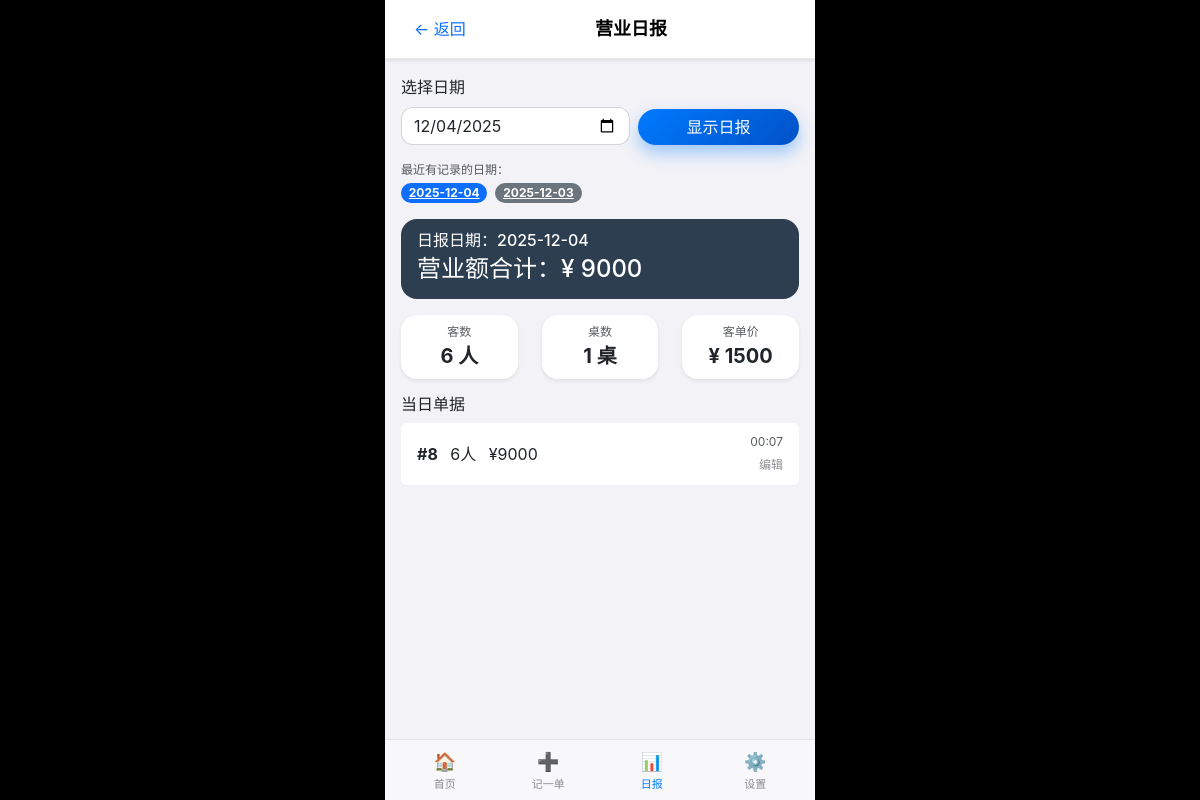
The page /report on the database as committed earlier.
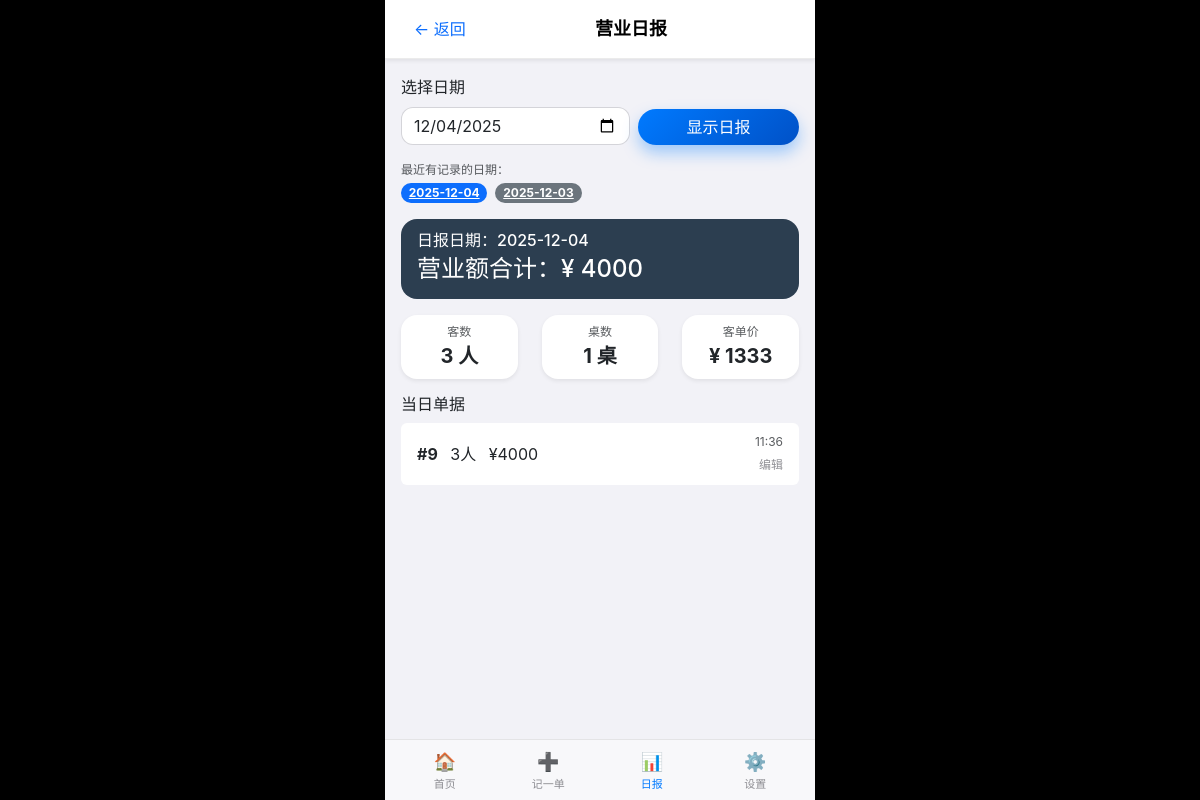
The same page on the database as committed later.
### tables this page shows
CREATE TABLE slips (
            id INTEGER PRIMARY KEY AUTOINCREMENT,
            slip_date TEXT NOT NULL,
            table_name TEXT,
            people INTEGER NOT NULL,
            amount INTEGER NOT NULL,
            created_at TEXT NOT NULL
        , payment_method TEXT NOT NULL DEFAULT 'cash');

### views/main_views.py (the view)
@main_bp.route("/report")
def report():
    query_date = request.args.get("date")
    if query_date:
        slip_date = query_date
    else:
        slip_date = date.today().strftime("%Y-%m-%d")
    slips = get_slips_by_date(slip_date)
    summary = calculate_summary(slips)
    for slip in slips:
        created_at: str = slip["created_at"]
        slip["time"] = created_at[11:16]
    recent_dates = get_recent_dates()
    return render_template(
        "report.html",
        slip_date=slip_date,
        slips=slips,
        summary=summary,
        recent_dates=recent_dates,
        active_tab="report",
    )

### database/db.py (called while the page is built)
def get_connection() -> sqlite3.Connection:
    conn = sqlite3.connect(DB_PATH)
    conn.row_factory = sqlite3.Row
    return conn

def get_slips_by_date(slip_date: str) -> List[Dict[str, Any]]:
    conn = get_connection()
    cur = conn.cursor()
    cur.execute(
        """
        SELECT id,
               slip_date,
               table_name,
               people,
               amount,
               created_at,
               payment_method
        FROM slips
        WHERE slip_date = ?
        ORDER BY id ASC
        """,
        (slip_date,),
    )
    rows = cur.fetchall()
    conn.close()
    return [dict(row) for row in rows]

def get_recent_dates(limit: int = 7) -> List[str]:
    conn = get_connection()
    cur = conn.cursor()
    cur.execute(
        """
        SELECT DISTINCT slip_date
        FROM slips
        ORDER BY slip_date DESC
        LIMIT ?
        """,
        (limit,),
    )
    rows = cur.fetchall()
    conn.close()
    return [row["slip_date"] for row in rows]

### views/main_views.py (called while the page is built)
def calculate_summary(slips: List[Dict]) -> Dict[str, int]:
    total_sales = sum(slip["amount"] for slip in slips)
    total_customers = sum(slip["people"] for slip in slips)
    total_tables = len(slips)
    avg_per_customer = (
        int(total_sales / total_customers) if total_customers > 0 else 0
    )
    summary = {
        "total_sales": total_sales,
        "total_customers": total_customers,
        "total_tables": total_tables,
        "avg_per_customer": avg_per_customer,
    }
    return summary

### templates/report.html (shortened to what this page needs)
{% extends "base.html" %}
{% block content %}
<nav class="navbar navbar-light bg-white shadow-sm px-3">
    <a href="{{ url_for('main.index') }}" class="btn btn-link text-decoration-none">&larr; 返回</a>
    <span class="navbar-brand mb-0 h5">营业日报</span>
</nav>
<div class="container mt-3 mb-5">
    <form class="row g-2 align-items-end mb-3" method="get" action="{{ url_for('main.report') }}">
        <div class="col-7">
            <label for="date" class="form-label">选择日期</label>
            <input
                type="date"
                id="date"
                name="date"
                class="form-control"
                value="{{ slip_date }}"
            >
        </div>
        <div class="col-5">
            <button type="submit" class="btn btn-primary w-100">
                显示日报
            </button>
        </div>
    </form>
    {% if recent_dates %}
    <div class="mb-3">
        <div class="small text-muted mb-1">最近有记录的日期：</div>
        <div class="d-flex flex-wrap gap-2">
            {% for d in recent_dates %}
                <a href="{{ url_for('main.report', date=d) }}"
                    class="badge rounded-pill {% if d == slip_date %}bg-primary{% else %}bg-secondary{% endif %}">
                    {{ d }}
                </a>
            {% endfor %}
        </div>
    </div>
    {% endif %}
    <div class="card text-white mb-3" style="background-color:#2C3E50;">
        <div class="card-body">
            <h6 class="card-subtitle mb-1">日报日期：{{ slip_date }}</h6>
            <h4 class="card-title mb-0">营业额合计：¥ {{ summary.total_sales }}</h4>
        </div>
    </div>
    <div class="row text-center mb-3">
        <div class="col">
            <div class="card p-2 shadow-sm">
                <div class="small text-muted">客数</div>
                <div class="fs-5 fw-bold">{{ summary.total_customers }} 人</div>
            </div>
        </div>
        <div class="col">
            <div class="card p-2 shadow-sm">
                <div class="small text-muted">桌数</div>
                <div class="fs-5 fw-bold">{{ summary.total_tables }} 桌</div>
            </div>
        </div>
        <div class="col">
            <div class="card p-2 shadow-sm">
                <div class="small text-muted">客单价</div>
                <div class="fs-5 fw-bold">¥ {{ summary.avg_per_customer }}</div>
            </div>
        </div>
    </div>
    <h6 class="mb-2">当日单据</h6>
    <ul class="list-group mb-5">
        {% for slip in slips %}
        <li class="list-group-item d-flex justify-content-between align-items-center">
            <div>
                <span class="fw-bold">#{{ slip.id }}</span>
                <span class="ms-2">{{ slip.people }}人</span>
                <span class="ms-2">¥{{ slip.amount }}</span>
            </div>
            <div class="text-end">
                <div class="text-muted small">{{ slip.time }}</div>
                <a href="{{ url_for('main.edit_slip', slip_id=slip.id) }}"
                   class="small text-decoration-none">
                    编辑
                </a>
            </div>
        </li>
        {% else %}
        <li class="list-group-item text-muted">
            该日期暂无记录。
        </li>
        {% endfor %}
    </ul>
</div>
{% endblock %}

### templates/base.html (shortened to what this page needs)
<!DOCTYPE html>
<html lang="zh-CN">
<head>
    <link rel="stylesheet"
          href="https://cdn.jsdelivr.net/npm/bootstrap@5.3.3/dist/css/bootstrap.min.css">
    <link rel="stylesheet"
          href="{{ url_for('static', filename='css/style.css') }}">
</head>
<body class="app-body">
<div class="app-shell page-transition">
    <div class="app-content">
        {% block content %}{% endblock %}
    </div>
    <nav class="app-tabbar">
        <a href="{{ url_for('main.index') }}"
           class="tab-item {% if active_tab == 'home' %}is-active{% endif %}"
           data-transition="tab">
            <span class="tab-icon">🏠</span>
            <span class="tab-label">首页</span>
        </a>
        <a href="{{ url_for('main.input_slip') }}"
           class="tab-item {% if active_tab == 'input' %}is-active{% endif %}"
           data-transition="tab">
            <span class="tab-icon">➕</span>
            <span class="tab-label">记一单</span>
        </a>
        <a href="{{ url_for('main.report') }}"
           class="tab-item {% if active_tab == 'report' %}is-active{% endif %}"
           data-transition="tab">
            <span class="tab-icon">📊</span>
            <span class="tab-label">日报</span>
        </a>
        <a href="{{ url_for('main.settings') }}"
           class="tab-item {% if active_tab == 'settings' %}is-active{% endif %}"
           data-transition="tab">
            <span class="tab-icon">⚙️</span>
            <span class="tab-label">设置</span>
        </a>
    </nav>
</div>
</body>
</html>

### static/css/style.css (style rules this page uses)
:root { color-scheme: light dark; }
.app-body { margin: 0; padding: 0; background-color: #000; font-family: -apple-system, BlinkMacSystemFont, "SF Pro Text", "Helvetica Neue", Arial, "PingFang SC", "Hiragino Sans GB", "Microsoft YaHei", sans-serif; }
.app-shell { max-width: 430px; min-height: 100vh; margin: 0 auto; background-color: #f2f2f7; box-shadow: 0 0 30px rgba(0, 0, 0, 0.35); display: flex; flex-direction: column; padding-bottom: env(safe-area-inset-bottom, 0); }
.app-content { flex: 1; padding-bottom: 60px; }
.app-shell .container { padding-left: 16px; padding-right: 16px; }
.navbar { position: sticky; top: 0; z-index: 10; padding-top: 10px; padding-bottom: 10px; background-color: rgba(255, 255, 255, 0.96) !important; backdrop-filter: blur(20px); border-bottom: 0.5px solid rgba(0, 0, 0, 0.08); }
.navbar .navbar-brand { font-size: 18px; font-weight: 600; }
.card { border-radius: 16px; border: none; }
.card.shadow-sm { box-shadow: 0 4px 12px rgba(0, 0, 0, 0.04); }
.list-group { background-color: transparent; }
.list-group-item { border: none; border-radius: 12px; margin-bottom: 8px; padding-top: 10px; padding-bottom: 10px; }
.btn-primary { border-radius: 999px; border: none; background: linear-gradient(135deg, #007aff, #0051c7); box-shadow: 0 8px 16px rgba(0, 122, 255, 0.35); }
.form-control { border-radius: 12px; border: 1px solid rgba(0, 0, 0, 0.12); }
.small { font-size: 12px; color: #8e8e93; }
.app-tabbar { position: sticky; bottom: 0; display: flex; justify-content: space-around; align-items: center; padding: 6px 8px calc(6px + env(safe-area-inset-bottom, 0)); background-color: rgba(248, 248, 250, 0.96); backdrop-filter: blur(20px); border-top: 0.5px solid rgba(0, 0, 0, 0.08); }
.tab-item { flex: 1; text-align: center; text-decoration: none; color: #8e8e93; font-size: 11px; padding: 2px 0; }
.tab-icon { display: block; font-size: 18px; }
.tab-label { display: block; margin-top: 1px; }
.tab-item.is-active { color: #007aff; }
.page-transition { animation: slide-in-right 0.25s ease-out; }

Rows that differ between the two databases and show on the page:
removed slips: id "8", people "6", amount "9000", time "00:07"
added slips: id "9", people "3", amount "4000", time "11:36"
Other text that changed with them:
{{ summary.total_sales }}: "9000" → "4000"
{{ summary.total_customers }}: "6" → "3"
{{ summary.avg_per_customer }}: "1500" → "1333"
